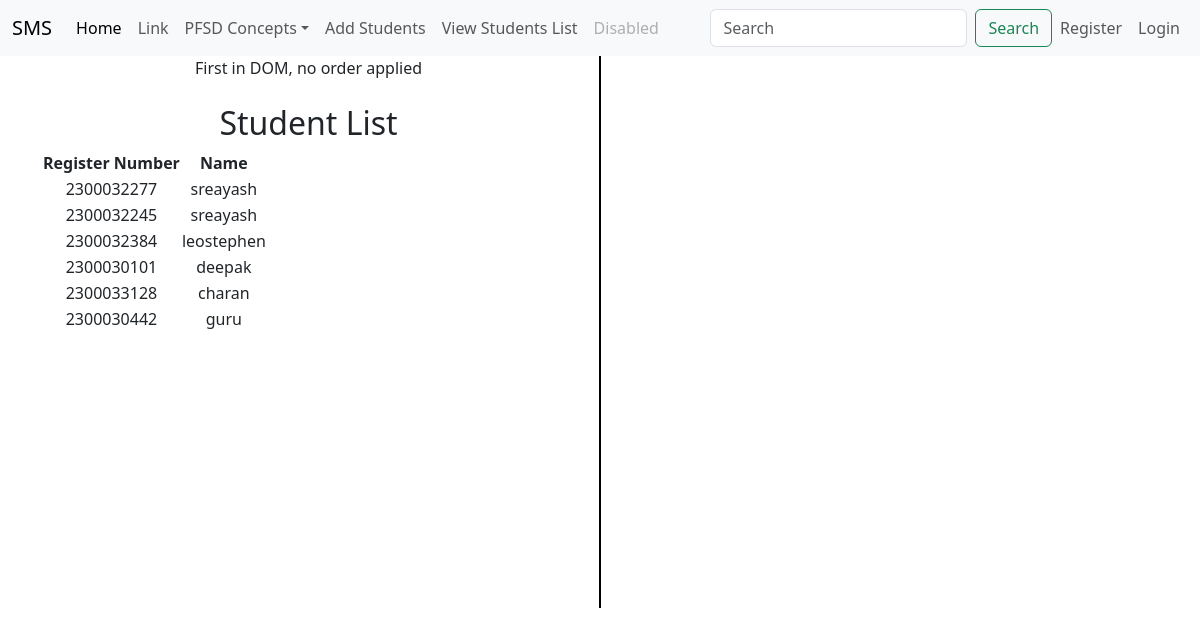
Screenshot of /student_list with the database file from the repository.
### adminapp/models.py (models this page shows, shortened)
class StudentList(models.Model):
    Register_Number=models.CharField(max_length=10,unique=True)
    Name=models.CharField(max_length=50)
    user = models.OneToOneField(User, on_delete=models.CASCADE, null=True)

### adminapp/views.py (the view)
# urls.py: path('student_list',views.student_list,name='student_list'),
def student_list(request):
    students = StudentList.objects.all()
    return render(request, 'adminapp/student_list.html', {'students': students})

### Templates/adminapp/student_list.html (shortened to what this page needs)
{% extends 'Navbar/ProjectNavbar.html' %}
{% load static %}
{% block body %}
<div class="container text-center">
  <div class="row">
    <div class="col">
      First in DOM, no order applied
        <br><br>
            <h2>Student List</h2>
<table>
    <tr>
        <th>Register Number</th>
        <th>Name</th>
    </tr>
    {% for student in students %}
    <tr>
        <td>{{ student.Register_Number }}</td>
        <td>{{ student.Name }}</td>
    </tr>
    {% endfor %}
</table>
    </div>
      <br><br><br><br><br><br><br><br><br><br><br><br><br><br><br><br>
      <br><br><br><br><br><br><br>
       <div class="col-auto d-flex align-items-center">
      <div style="border-left: 2px solid black; height: 100%;"></div>
    </div>
    <div class="col">
        <br><br>
    </div>
  </div>
</div>
{% endblock %}

### Templates/NavBar/ProjectNavbar.html (shortened to what this page needs)
<!DOCTYPE html>
<html lang="en">
<head>
    <link href="https://cdn.jsdelivr.net/npm/bootstrap@5.3.3/dist/css/bootstrap.min.css" rel="stylesheet">
</head>
<body>
<nav class="navbar navbar-expand-lg bg-body-tertiary">
  <div class="container-fluid">
    <a class="navbar-brand" href="{% url 'projecthomepage' %}">SMS</a>
    <div class="collapse navbar-collapse" id="navbarSupportedContent">
      <ul class="navbar-nav me-auto mb-2 mb-lg-0">
        <li class="nav-item">
          <a class="nav-link active" aria-current="page" href="#">Home</a>
        </li>
        <li class="nav-item">
          <a class="nav-link" href="#">Link</a>
        </li>
        <li class="nav-item dropdown">
          <a class="nav-link dropdown-toggle" href="#" role="button" data-bs-toggle="dropdown" aria-expanded="false">PFSD Concepts</a>
        </li>
          <li class="nav-item">
          <a class="nav-link" href="{% url 'add_student' %}">Add Students</a>
        </li><li class="nav-item">
          <a class="nav-link" href="{% url 'student_list' %}">View Students List</a>
        </li>
        <li class="nav-item">
          <a class="nav-link disabled" aria-disabled="true">Disabled</a>
        </li>
      </ul>
      <form class="d-flex" role="search">
        <input class="form-control me-2" type="search" placeholder="Search" aria-label="Search">
        <button class="btn btn-outline-success" type="submit">Search</button>
      </form>
    </div>
    <ul class="navbar-nav ms-auto">
        {% if user.is_authenticated %}
            <li class="nav-item">
                <span class="nav-link">Welcome, {{ user.username }}</span>
            </li>
            <li class="nav-item">
                <a class="nav-link" href="{% url 'logout' %}">Logout</a>
            </li>
        {% else %}
            <li class="nav-item">
                <a class="nav-link" href="{% url 'UserRegistercall' %}">Register</a>
            </li>
            <li class="nav-item">
                <a class="nav-link" href="{% url 'UserLoginLogic' %}">Login</a>
            </li>
        {% endif %}
    </ul>
  </div>
</nav>
{% block body %}
{% endblock %}
</body>
</html>

### rows the page displays
StudentList: Register_Number "2300032277", Name "sreayash"
StudentList: Register_Number "2300032245", Name "sreayash"
StudentList: Register_Number "2300032384", Name "leostephen"
StudentList: Register_Number "2300030101", Name "deepak"
StudentList: Register_Number "2300033128", Name "charan"
StudentList: Register_Number "2300030442", Name "guru"
